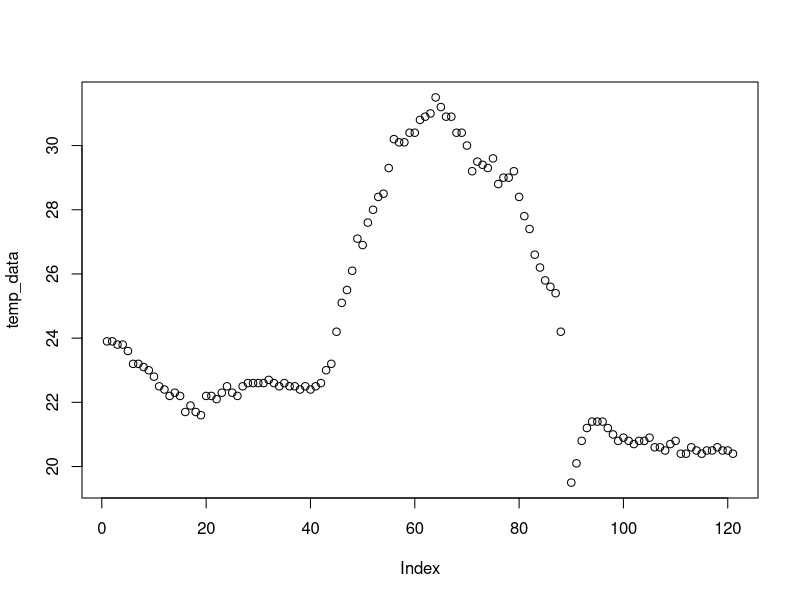

The R script that drew this image:
## ---- chunk 1
knitr::opts_chunk$set(error = FALSE)
## ---- chunk 2
knitr::opts_chunk$set(echo = FALSE)
## ---- chunk 3
spring_months <- c("March", "April", "May", "June")
spring_months[2] <- "new"
spring_months
## ---- chunk 4
myvec1 <- c(1, 3, 1, 42)
a <- 35
myvec2 <- c(3L, myvec1, 1e+03, 64^0.5, 2+(3-1.1)/9.44, a)
myvec2
## ---- chunk 5
data <- runif(9,1,100)    
data
matrix <- matrix(data, nrow = 3, ncol = 3)
matrix
print(c(length(matrix),dim(matrix)))
## ---- chunk 6
data <- 1:24
array <- array(data, dim = c(4,3,2))    # raw, col, level
array
array[2,2,1]    # raw, col, level
## ---- chunk 7
gender = c("male", "female", "male", "male", "female")
gender
class(gender)
str(gender)
gender[2]
## ---- chunk 8
gender_factor <- factor(c("male", "female", "male", "male", "female"))
gender_factor
class(gender_factor)
str(gender_factor)
gender_factor[2]
## ---- chunk 9
person=c("Peter", "Lois", "Meg", "Chris", "Stewie")
age=c(42, 40, 17, 14 ,1)
sex=factor(c("M", "F", "F", "M", "M"))
married=c(TRUE, TRUE, FALSE, FALSE, FALSE)
df <- data.frame(person, age, sex, married)
df
str(df)
## ---- chunk 10
person=c("Peter", "Lois", "Meg", "Chris", "Stewie")
age=c(42, 40, 17, 14 ,1)
sex=factor(c("M", "F", "F", "M", "M"))
married=c(TRUE, TRUE, FALSE, FALSE, FALSE)
df <- data.frame(person ,age, sex, married, stringsAsFactors=FALSE)
df
str(df)
## ---- chunk 11
df[1]
df[[1]]       # df$person
df[[1]][1]
## ---- chunk 12
matrix <- matrix(data=1:4,nrow=2,ncol=2)
vector <- c(T,F,T,T)
var <- "hello"
data_frame <- data.frame(person ,age, sex, married, stringsAsFactors=FALSE)
list  <- list(matrix,vector,var,data_frame)
list
## ---- chunk 13
class(NA)     # Not Available (“missing” entity)
class(NaN)    # Not a Number
class(NULL)   # Null (“empty” entity)
class(Inf)     # Infinity

## ---- chunk 14
person=c("Peter", "Lois", "Meg", "Chris", "Stewie")
age=c(42, 40, 17, 14 ,1)
sex=factor(c("M", "F", "F", "M", "M"))
married=c(TRUE, TRUE, FALSE, FALSE, FALSE)

data_frame <- data.frame(person ,age, sex, married, stringsAsFactors=FALSE)
data_frame

data_frame[2]
## ---- chunk 15
attributes(data_frame)

attr(data_frame,"row.names") <- c("bir", "iki", "uc", "dort","bes")

data_frame
## ---- chunk 16
mydata <- read.csv(file = "18397_Cekmekoy_Omerli_15dk.txt", 
                   header = TRUE, 
                   sep = ";")
mydata
## ---- chunk 17
class(mydata)
str(mydata)
attributes(mydata)
## ---- chunk 18
temp_data <- mydata$temp
temp_data
## ---- chunk 19
print(min(temp_data))

which(temp_data==min(temp_data))

which(temp_data==19.2)
## ---- chunk 20
temp_data[which(temp_data==min(temp_data))] <- NA

temp_data[which(temp_data==19.2)] <- NA

temp_data[89] <- NA

print(temp_data)
## ---- chunk 21
plot(temp_data)
## ---- chunk 22
mydata$temp <- temp_data

mydata
## ---- chunk 23
write.csv(mydata, file = "new_data.csv")
## ---- chunk 24
pop <- 1:6                    # This is my population
pop

samp <- sample(pop, size = 2) # This is my sample, I choose two var.
samp

sum(samp)

## ---- chunk 25
roll <- function() {
pop <- 1:6 
samp <- sample(pop, size = 2) 
print(samp)
sum(samp)
}
## ---- chunk 26
roll()
## ---- chunk 27
roll_2 <- function() {
pop <- 
samp <- sample(pop, size = 2) 
print(samp)
sum(samp)
}
## ---- chunk 28
roll_2 <- function(pop) {
samp <- sample(pop, size = 2) 
print(samp)
sum(samp)
}

roll_2(pop = 1:27)
## ---- chunk 29
sum(1:27)

# Think about these functions
# mean(), print(), plot(), max(), install.packages(), help(), ...
## ---- chunk 30
if(TRUE) message("It was true!")

if(FALSE) message("It wasn't true!")
## ---- chunk 31
a <- 3
num <- 4

if ( a <= num ) {
a <- a ^ 2
}

a
## ---- chunk 32
num <- -1

if ( num < 0 ) {
  print("num is negative.")
  print("Don't worry, I'll fix it.") 
  num <- num * -1
  print("Now num is positive.")
}
num
## ---- chunk 33
if(FALSE)
    {
      message("This won't execute...")
} else
    {
      message("but this will.")
}
## ---- chunk 34
a <- 3.5
dec <- 0.5

if (dec <= 0.5) {
  adec <- dec + 1
} else {
  adec <- dec
}

adec
## ---- chunk 35
a <- 1 
b <- 1 

if (a > b) { 
  print("A wins!")
} else if (a < b) { 
  print("B wins!")
} else {
  print("Tie.")
}
## ---- chunk 36
Car_Stop_Light <- 'orange'
Number_of_Pedestrians <- 2
## ---- chunk 37
Car_Stop_Light <- 'orange'
Number_of_Pedestrians <- 2
## ---- chunk 38
if (Car_Stop_Light == 'green' & Number_of_Pedestrians ==0) {
  print('Go!');
} else {
  print('STOP');
}
## ---- chunk 39
day <- "Saturday"
## ---- chunk 40
day <- "Saturday"
## ---- chunk 41
if (day == 'Saturday' | day == 'Sunday') {
  print('Enjoy the weekend!')
} else {
  print('Do some work.')
}
## ---- chunk 42
# you want to go out and your question is "Should I take an umbrella?"

message <- 'Should I take an umbrella?'

weather <- "cloudy"

high_chance_of_rain <- TRUE
## ---- chunk 43
# you want to go out and your question is "Should I take an umbrella?"

message <- 'Should I take an umbrella?'

weather <- "cloudy"

high_chance_of_rain <- TRUE
## ---- chunk 44
# you want to go out and your question is "Should I take an umbrella?"

message <- 'Should I take an umbrella?'

weather <- "cloudy"

high_chance_of_rain <- TRUE

if (weather == "cloudy" & high_chance_of_rain == TRUE) {
  message <- 'Take umbrella!'
  print(message)
} else { 
  message <- 'No need for umbrella!'
  print(message)
  }
